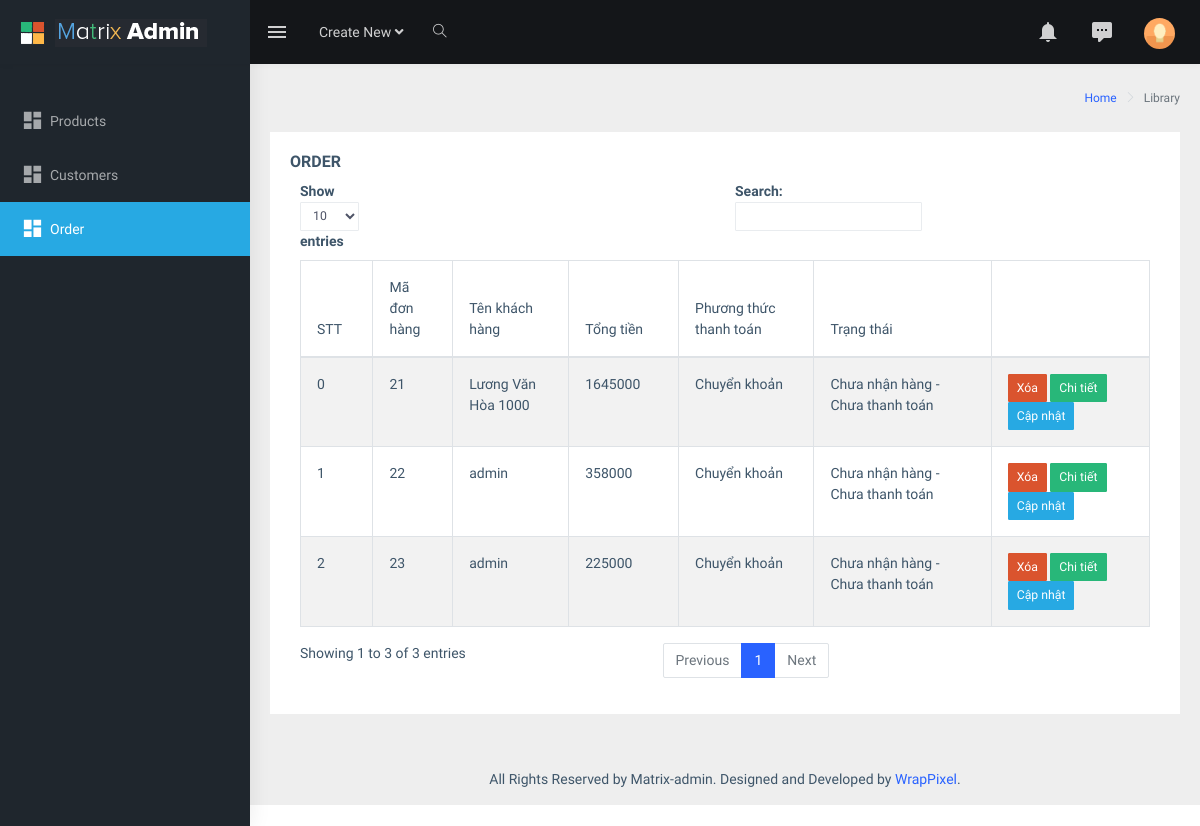
/admin/order.php (signed in), run on the app's committed database.
### tables this page shows
CREATE TABLE `don_hang` (
  `ma_dh` int(11) NOT NULL,
  `ma_kh` int(11) NOT NULL,
  `tong_tien` int(10) NOT NULL,
  `phuong_thuc_thanh_toan` varchar(255) NOT NULL,
  `ngay_lap_dh` date NOT NULL,
  `trang_thai` tinyint(2) NOT NULL
);

CREATE TABLE `khach_hang` (
  `ma_kh` int(11) NOT NULL,
  `ten_khach_hang` varchar(50) DEFAULT NULL,
  `ngay_sinh` date NOT NULL,
  `dia_chi` varchar(100) NOT NULL,
  `so_dien_thoai` varchar(11) NOT NULL,
  `email` varchar(255) NOT NULL
);

### admin/controllers/c_order.php (called while the page is built, shortened)
<?php
include_once ("../admin/models/m_order.php");
class c_order {
    public function order() {
        $m_order = new m_order();
        $list_order = $m_order->select_order();
        include_once "templates/layout.php";
    }
}
?>

### admin/order.php (called while the page is built, shortened)
<?php
include_once "controllers/c_order.php";
$order = new c_order();
$order->order();
?>

### admin/models/database.php (called while the page is built, shortened)
<?php
class database{
    protected $pdo = NULL;
    protected $sql = '';
    public function __construct() {
        try
        {
            $this->pdo = new PDO('mysql:host=localhost; dbname=PHP0921E_Nhom4','PHP0921E_Nhom4','7tqrL4nXfF');
            $this->pdo->query('set names "utf8"');
        }
        catch(PDOException $ex )
        {
            die($ex->getMessage());
        }
    }
    public function setQuery($sql) {
        $this->sql = $sql;
    }
    public function execute($options=array()) {
        $this->sta = $this->pdo->prepare($this->sql);
        $this->sta->execute();
        return $this->sta;
    }
    public function loadAllRows($options=array()) {
        if(!$options) {
            if(!$result = $this->execute())
                return false;
        }
        else {
            if(!$result = $this->execute($options))
                return false;
        }
        return $result->fetchAll(PDO::FETCH_OBJ);
    }
}
?>

### admin/models/m_order.php (called while the page is built, shortened)
<?php
require_once "database.php";
class m_order extends database {
    public function select_order() {
        $sql = "select * from don_hang
                inner join khach_hang
                on don_hang.ma_kh = khach_hang.ma_kh";
        return $this->loadAllRows();
    }
}
?>

### admin/views/order/v_order.php (the view, shortened to what this page needs)
<div class="page-wrapper">
    <div class="page-breadcrumb">
        <div class="row">
            <div class="col-12 d-flex no-block align-items-center">
                <div class="ml-auto text-right">
                    <nav aria-label="breadcrumb">
                        <ol class="breadcrumb">
                            <li class="breadcrumb-item"><a href="#">Home</a></li>
                            <li class="breadcrumb-item active" aria-current="page">Library</li>
                        </ol>
                    </nav>
                </div>
            </div>
        </div>
    </div>
    <div class="container-fluid">
        <div class="row">
            <div class="col-12">
                <div class="card">
                    <div class="card-body">
                        <h5 class="card-title">ORDER</h5>
                        <div class="table-responsive">
                            <table id="zero_config" class="table table-striped table-bordered">
                                <thead>
                                <tr>
                                    <th>STT</th>
                                    <th>Mã đơn hàng</th>
                                    <th>Tên khách hàng</th>
                                    <th>Tổng tiền</th>
                                    <th>Phương thức thanh toán</th>
                                    <th>Trạng thái</th>
                                    <th></th>
                                </tr>
                                </thead>
                                <tbody>
                                <?php
                                foreach ($list_order as $key=>$value) {
                                    if($value->phuong_thuc_thanh_toan==0) {
                                        $phuong_thuc_thanh_toan = "Tiền mặt";
                                    }elseif ($value->phuong_thuc_thanh_toan == 1){
                                        $phuong_thuc_thanh_toan = "Chuyển khoản";
                                    }
                                        if ($value->trang_thai == 0) {
                                            $trang_thai = "Chưa nhận hàng - Chưa thanh toán";
                                        }elseif ($value->trang_thai == 1) {
                                            $trang_thai = "Chưa nhận hàng - Đã thanh toán";
                                        }elseif ($value->trang_thai == 2) {
                                            $trang_thai = "Đã nhận hàng - Đã thanh toán";
                                        }else {
                                            $trang_thai = "";
                                        }
                                ?>
                                    <tr>
                                        <td><?php echo $key ; ?></td>
                                        <td><?php echo $value->ma_dh; ?></td>
                                        <td><?php echo $value->ten_khach_hang ; ?></td>
                                        <td><?php echo $value->tong_tien ; ?></td>
                                        <td><?php echo $phuong_thuc_thanh_toan ; ?></td>
                                        <td>
                                            <?php echo $trang_thai; ?>
                                        </td>
                                        <td>
                                            <button type="button" class="btn btn-danger btn-sm" onclick="window.location.href='delete_order.php?ma_dh=<?php echo $value->ma_dh;?>'">Xóa</button>
                                            <button type="button" class="btn btn-success btn-sm" onclick="window.location.href='order_details.php?ma_dh=<?php echo $value->ma_dh;?>'">Chi tiết</button>
                                            <button type="button" class="btn btn-cyan btn-sm" onclick="window.location.href='update_order.php?ma_dh=<?php echo $value->ma_dh;?>'">Cập nhật</button>
                                        </td>
                                    </tr>
                                <?php } ?>
                                </tbody>
                            </table>
                        </div>
                    </div>
                </div>
            </div>
        </div>
    </div>
    <footer class="footer text-center">
        All Rights Reserved by Matrix-admin. Designed and Developed by <a href="https://wrappixel.com">WrapPixel</a>.
    </footer>
</div>

### admin/templates/layout.php (shortened to what this page needs)
<!DOCTYPE html>
<html dir="ltr" lang="en">
<?php
    include ("head.php");
?>
<body>
<div id="main-wrapper">
<?php
include ("header.php");
?>
    <?php
    include ("navigation.php");
    ?>
    <?php
    include ("content.php");
    ?>
</div>
</body>
</html>

### admin/templates/head.php (shortened to what this page needs)
<head>
    <link href="public/assets/libs/flot/css/float-chart.css" rel="stylesheet">
    <link href="public/dist/css/style.min.css" rel="stylesheet">
</head>

### admin/templates/header.php (shortened to what this page needs)
<header class="topbar" data-navbarbg="skin5">
    <nav class="navbar top-navbar navbar-expand-md navbar-dark">
        <div class="navbar-header" data-logobg="skin5">
            <a class="navbar-brand" href="index.html">
                <b class="logo-icon p-l-10">
                    <img src="public/assets/images/logo-icon.png" alt="homepage" class="light-logo" />
                </b>
                <span class="logo-text">
                             <img src="public/assets/images/logo-text.png" alt="homepage" class="light-logo" />
                        </span>
            </a>
        </div>
        <div class="navbar-collapse collapse" id="navbarSupportedContent" data-navbarbg="skin5">
            <ul class="navbar-nav float-left mr-auto">
                <li class="nav-item d-none d-md-block"><a class="nav-link sidebartoggler waves-effect waves-light" href="javascript:void(0)" data-sidebartype="mini-sidebar"><i class="mdi mdi-menu font-24"></i></a></li>
                <li class="nav-item dropdown">
                    <a class="nav-link dropdown-toggle" href="#" id="navbarDropdown" role="button" data-toggle="dropdown" aria-haspopup="true" aria-expanded="false">
                        <span class="d-none d-md-block">Create New <i class="fa fa-angle-down"></i></span>
                    </a>
                </li>
                <li class="nav-item search-box"> <a class="nav-link waves-effect waves-dark" href="javascript:void(0)"><i class="ti-search"></i></a>
                </li>
            </ul>
            <ul class="navbar-nav float-right">
                <li class="nav-item dropdown">
                    <a class="nav-link dropdown-toggle waves-effect waves-dark" href="" data-toggle="dropdown" aria-haspopup="true" aria-expanded="false"> <i class="mdi mdi-bell font-24"></i>
                    </a>
                </li>
                <li class="nav-item dropdown">
                    <a class="nav-link dropdown-toggle waves-effect waves-dark" href="" id="2" data-toggle="dropdown" aria-haspopup="true" aria-expanded="false"> <i class="font-24 mdi mdi-comment-processing"></i>
                    </a>
                </li>
                <li class="nav-item dropdown">
                    <a class="nav-link dropdown-toggle text-muted waves-effect waves-dark pro-pic" href="" data-toggle="dropdown" aria-haspopup="true" aria-expanded="false"><img src="public/assets/images/users/1.jpg" alt="user" class="rounded-circle" width="31"></a>
                </li>
            </ul>
        </div>
    </nav>
</header>

### admin/templates/navigation.php
<aside class="left-sidebar" data-sidebarbg="skin5">
    <div class="scroll-sidebar">
        <nav class="sidebar-nav">
            <ul id="sidebarnav" class="p-t-30">
                <li class="sidebar-item"> <a class="sidebar-link waves-effect waves-dark sidebar-link" href="list_product.php" aria-expanded="false"><i class="mdi mdi-view-dashboard"></i><span class="hide-menu">Products</span></a></li>
                <li class="sidebar-item"> <a class="sidebar-link waves-effect waves-dark sidebar-link" href="customer.php" aria-expanded="false"><i class="mdi mdi-view-dashboard"></i><span class="hide-menu">Customers</span></a></li>
                <li class="sidebar-item"> <a class="sidebar-link waves-effect waves-dark sidebar-link" href="order.php" aria-expanded="false"><i class="mdi mdi-view-dashboard"></i><span class="hide-menu">Order</span></a></li>
            </ul>
        </nav>
    </div>
</aside>

### admin/templates/content.php
<?php
if (isset($view)){
    include ($view);
}
?>

### data on the page
don_hang: key "0", ma_dh "21", khach_hang.ten_khach_hang "Lương Văn Hòa 1000", tong_tien "1645000", phuong_thuc_thanh_toan "Chuyển khoản", trang_thai "Chưa nhận hàng - Chưa thanh toán"
don_hang: key "1", ma_dh "22", khach_hang.ten_khach_hang "admin", tong_tien "358000", phuong_thuc_thanh_toan "Chuyển khoản", trang_thai "Chưa nhận hàng - Chưa thanh toán"
don_hang: key "2", ma_dh "23", khach_hang.ten_khach_hang "admin", tong_tien "225000", phuong_thuc_thanh_toan "Chuyển khoản", trang_thai "Chưa nhận hàng - Chưa thanh toán"
